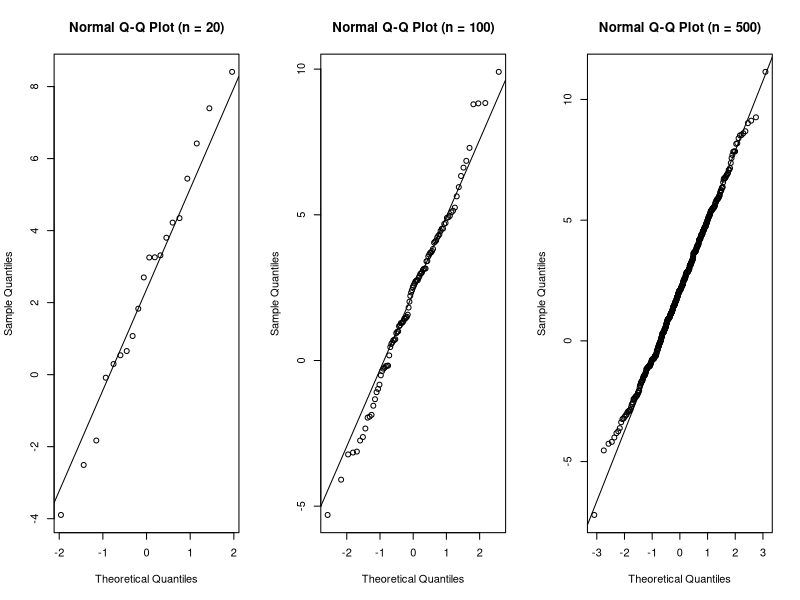
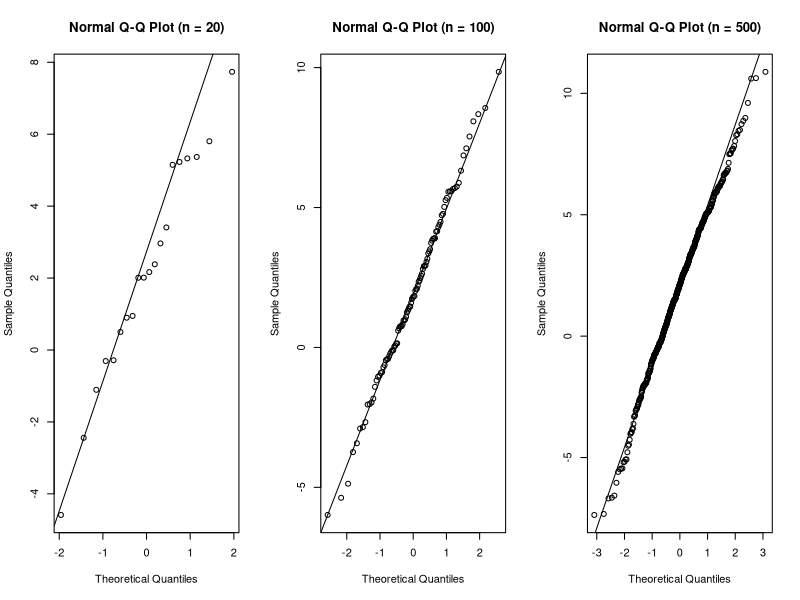
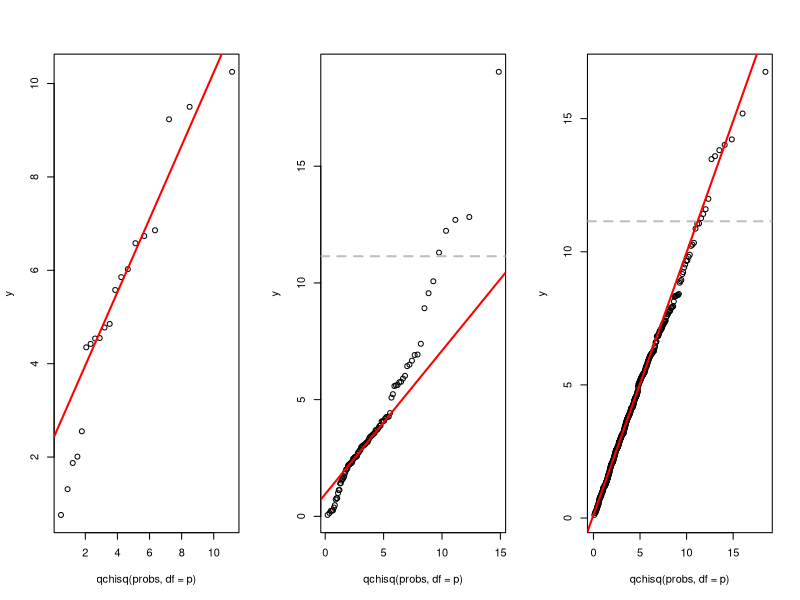
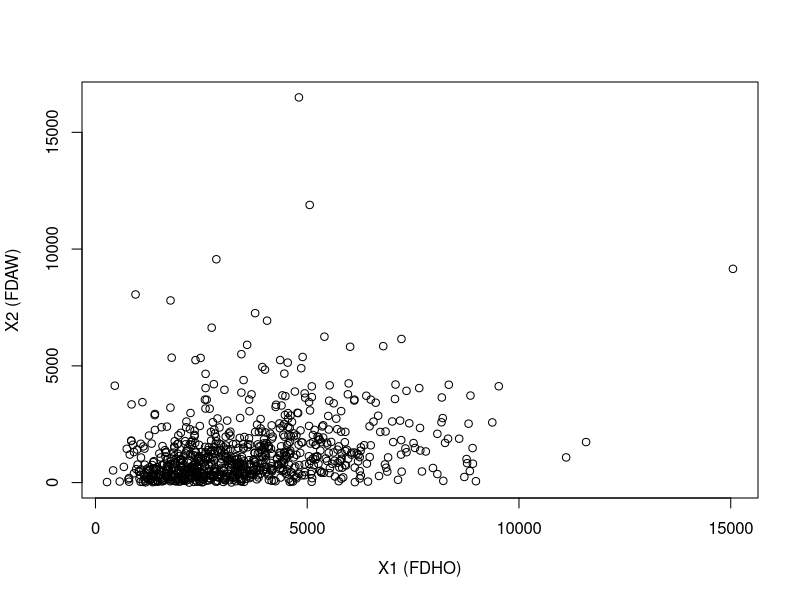
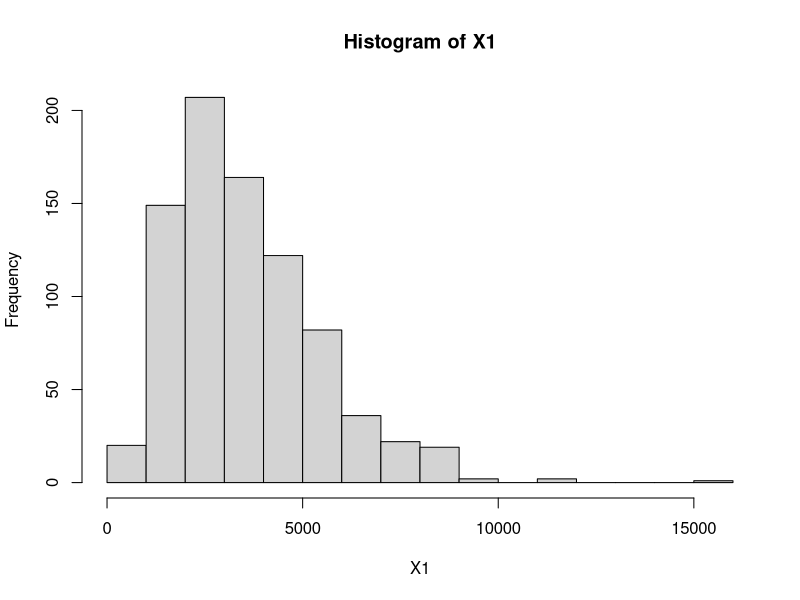
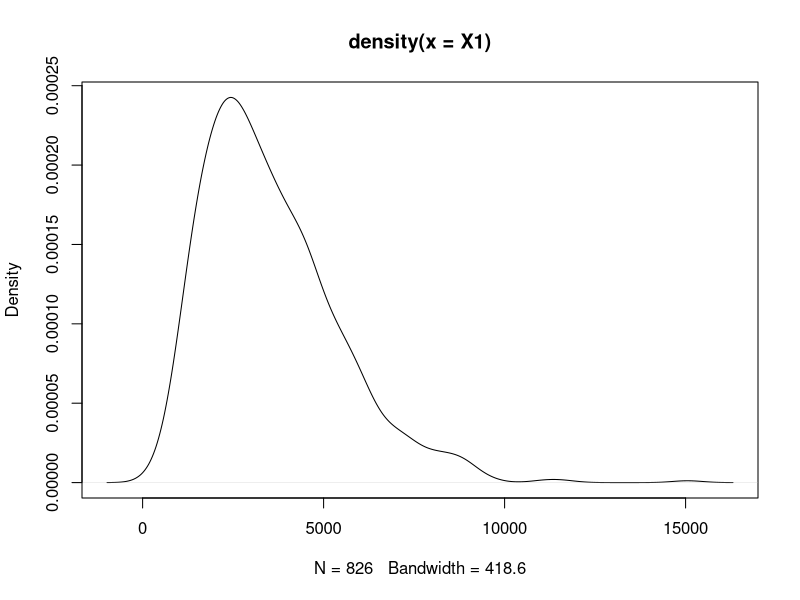
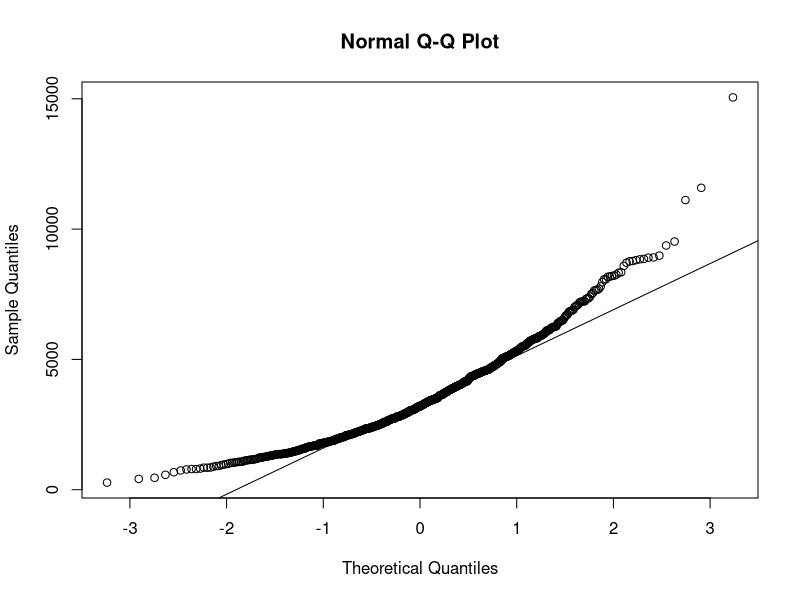
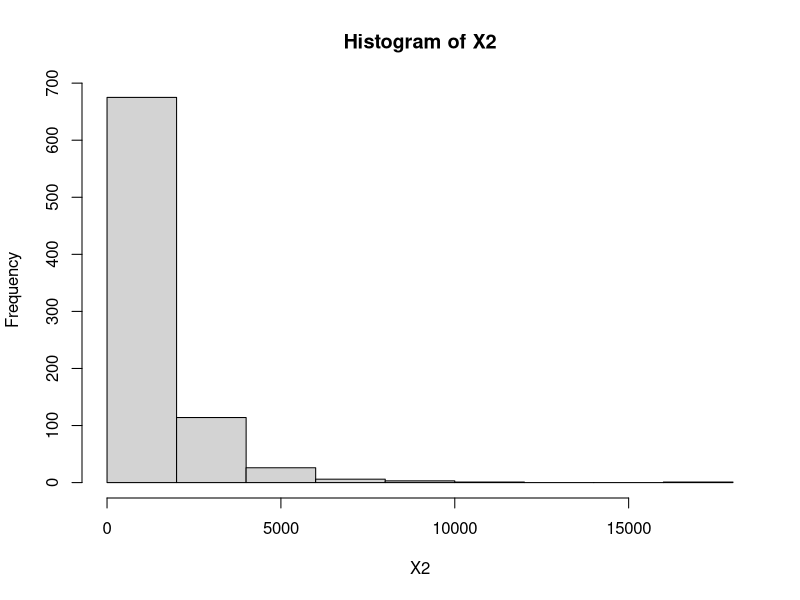

Here is the R script that generated these plots, in order:
##############################
#  SMDA: EXERCISE SESSION 3  #
##############################


rm(list = ls())



# EXERCISE 1 --------------------------------------------------------------------------------------

par(mfrow = c(1, 3))
x1 <- rnorm(n = 20,  mean = 2, sd = 3)
x2 <- rnorm(n = 100, mean = 2, sd = 3)
x3 <- rnorm(n = 500, mean = 2, sd = 3)
qqnorm(x1, main = paste0("Normal Q-Q Plot (n = ", length(x1), ")"))
qqline(x1)
qqnorm(x2, main = paste0("Normal Q-Q Plot (n = ", length(x2), ")"))
qqline(x2)
qqnorm(x3, main = paste0("Normal Q-Q Plot (n = ", length(x3), ")"))
qqline(x3)

# OR:

for (n in c(20, 100, 500)) {
  x <- rnorm(n, mean = 2, sd = 3)
  qqnorm(x, main = paste0("Normal Q-Q Plot (n = ", n, ")"))
  qqline(x)
}

shapiro.test(x)



# EXERCISE 2 --------------------------------------------------------------------------------------

library(MASS) # needed for function mvrnorm()

for (n in c(20, 100, 500)) {
  p <- 4
  mu <- rep(0, p)
  Sigma <- diag(p)
  X <- mvrnorm(n, mu, Sigma)
  y <- mahalanobis(X, mu, Sigma)
  # OR:
  # y <- mahalanobis(X, colMeans(X), var(X))
  probs <- ppoints(n) # = probabilities
  qqplot(qchisq(probs, df = p), y)
  qqline(y, distribution = function(pp) {qchisq(pp, df = p)}, col = "red", lwd = 2)
  abline(h = qchisq(0.975, df = p), col = "gray", lty = 2, lwd = 2)
}
par(mfrow = c(1, 1))



# EXERCISE 3 --------------------------------------------------------------------------------------

library(car) # needed for functions powerTransform() and bcPower()
library(MASS) # needed for function boxcox()

ces <- read.csv("ces.csv")

X1 <- ces$FDHO
X2 <- ces$FDAW
wantedRows <- which(X1 > 0 & X2 > 0)
X <- cbind(X1, X2)[wantedRows, ] # X = FDHOFDAW

# OR:
# library(readr)
# library(dplyr)
# ces <- read_csv("ces.csv")
# ces <- as.data.frame(ces)
# X <- ces %>% select(FDHO, FDAW) %>% filter(FDHO > 0 & FDAW > 0)

print(dim(X))
n <- nrow(X)
p <- ncol(X)

X1 <- X[, 1] # = FDHO (> 0)
X2 <- X[, 2] # = FDAW (> 0)
plot(X, xlab = "X1 (FDHO)", ylab = "X2 (FDAW)")



# For each variable, investigate the (univariate) normality:
hist(X1)
plot(density(X1))
shapiro.test(X1)
qqnorm(X1)
qqline(X1)

hist(X2)
plot(density(X2))
shapiro.test(X2)
qqnorm(X2)
qqline(X2)



# For each variable, determine the optimal Box-Cox transformation
# using powerTransform() and bcPower():
lambdaX1 <- powerTransform(X1 ~ 1)
lambdaX1 # = 0.2472131
summary(lambdaX1)

lambdaX2 <- powerTransform(X2 ~ 1)
lambdaX2 # = 0.2083138
summary(lambdaX2)

bcX1 <- bcPower(X1, coef(lambdaX1))
bcX2 <- bcPower(X2, coef(lambdaX2))
bc_X <- cbind(bcX1, bcX2)



# For each transformed variable, check the normality:
hist(bcX1)
plot(density(bcX1))
shapiro.test(bcX1)
qqnorm(bcX1)
qqline(bcX1)

hist(bcX2)
plot(density(bcX2))
shapiro.test(bcX2)
qqnorm(bcX2)
qqline(bcX2)



# For each variable, determine the optimal Box-Cox transformation
# using boxcox():
bc2X1 <- boxCox(X1 ~ 1) # also gives the log-likelihood plot
bc2X1
lambdaX1_2 <- bc2X1$x[which.max(bc2X1$y)]
lambdaX1_2

bc2X2 <- boxCox(X2 ~ 1)
lambdaX2_2 <- bc2X1$x[which.max(bc2X2$y)]
lambdaX2_2



# Not the same as powerTransform(), use a finder grid
bcs_X1 <- boxCox(X1 ~ 1, lambda = seq(0, 0.5, 0.01))
bcs_X1$x[which.max(bcs_X1$y)]



# Check bivariate normality of the original variables:
pairs(X)
MDs <- mahalanobis(X, colMeans(X), var(X))
qqplot(qchisq(ppoints(n), df = p), MDs) # ppoints(n) are probabilities
qqline(MDs, distribution = function(pp) {qchisq(pp, df = p)}, col = "red", lwd = 2)
abline(h = qchisq(0.975, df = 2), col = "gray", lty = 2, lwd = 2)



# Check bivariate normality of the transformed variables:
pairs(bc_X)
MDs_t <- mahalanobis(bc_X, colMeans(bc_X), var(bc_X))
qqplot(qchisq(ppoints(n), df = p), MDs_t) 
qqline(MDs_t, distribution = function(pp) {qchisq(pp, df = p)}, col = "red", lwd = 2)
abline(h = qchisq(0.975, df = 2), col = "gray", lty = 2, lwd = 2)



# EXERCISE 4 --------------------------------------------------------------------------------------

library(MASS) # needed for dataset hills
library(robustbase) # needed for function covMcd()

dim(hills)
head(hills)

plot(hills[, 1:2], xlim = c(-10, 25), ylim = c(-2000, 8000))

mcd <- covMcd(hills[, 1:2], alpha = 0.5)

rd <- sqrt(qchisq(0.95, df = 2))
car::ellipse(center = colMeans(hills[,1:2]), shape = cov(hills[,1:2]), radius = rd, col = "red")
car::ellipse(center = mcd$center,            shape = mcd$cov,          radius = rd, col = "blue")

plot(mcd, which = "dd")
plot(mcd)



# EXERCISE 5 --------------------------------------------------------------------------------------

library(stats4) # needed for function mle()

n <- 100



# (a) MLE Poisson distribution ----------------------------------
set.seed(2019)
x1 <- rexp(n, rate = 4)

negloglikelihood_exp <- function(lambda) {
  densities <- dexp(x1, lambda)
  negative_log_likelihood <- -sum(log(densities))
  return(negative_log_likelihood)
}

(MLE <- mle(negloglikelihood_exp, start = list(lambda = 1)))
MLE@coef
1/mean(x1)



# (b) MLE normal distribution -----------------------------------
set.seed(2019)
x2 <- rnorm(n, mean = 3, sd = 2)

negloglikelihood_norm <- function(mu, sigma) {
  densities <- dnorm(x2, mu, sigma)
  negative_log_likelihood <- -sum(log(densities))
  return(negative_log_likelihood)
}

mle(negloglikelihood_norm, start = list(mu = 1, sigma = 1))
# NaN's are produced when negative values are attempted for the standard deviation.

mean(x2)
sqrt(1/n * sum((x2 - mean(x2))^2))
sqrt((n-1) / n) * sd(x2)
# sd(x2) # = sqrt(1/(n-1)*sum((x2 - mean(x2))^2))



# (c) MLE multivariate normal distribution ----------------------
library(mvtnorm) # needed for functions rmvnorm() and rmvnorm()
set.seed(2019)
x3 <- rmvnorm(n, mean = c(3, 4), sigma = matrix(c(2, -0.5, -0.5, 1), ncol = 2))

negloglikelihood_multinorm <- function(mu1, mu2, s11, s22, s12) {
  densities <- dmvnorm(x3, mean = c(mu1, mu2), sigma = matrix(c(s11, s12, s12, s22), ncol = 2))
  negative_log_likelihood <- -sum(log(densities))
  return(negative_log_likelihood)
}

mle(negloglikelihood_multinorm, start = list(mu1 = 2, mu2 = 3, s11 = 1, s22 = 0.5, s12 = -0.3))

mean(x3[, 1])
mean(x3[, 2])
(n - 1) / n * cov(x3)
